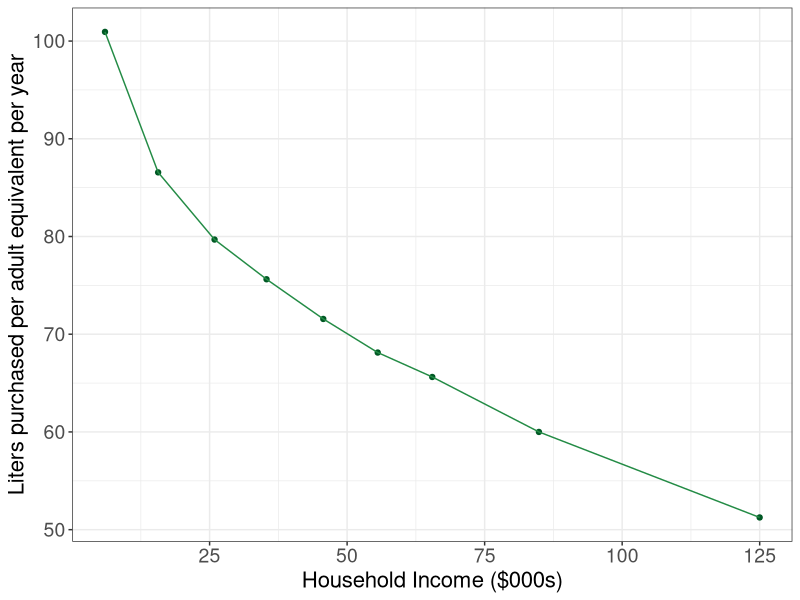

R code for this plot:
library(ggplot2)
library(readr)

homescan_sugar_bev <- read_csv("firmmarketsupply/homescan_sugar_bev.csv")
head(homescan_sugar_bev)

sug_bev <- ggplot(homescan_sugar_bev, aes(x = X, y = Y)) +
  geom_point(col = "#005824") + 
  geom_line(col = "#238b45") +
  #geom_bar(stat = "identity") + 
  labs(x = "Household Income ($000s)", 
       y = "Liters purchased per adult equivalent per year") + 
  theme_bw() + 
  theme(axis.text = element_text(size = 14),
        axis.title = element_text(size = 16))

ggsave("firmmarketsupply/sugar_tax_data.pdf", width = 9, height = 7)
